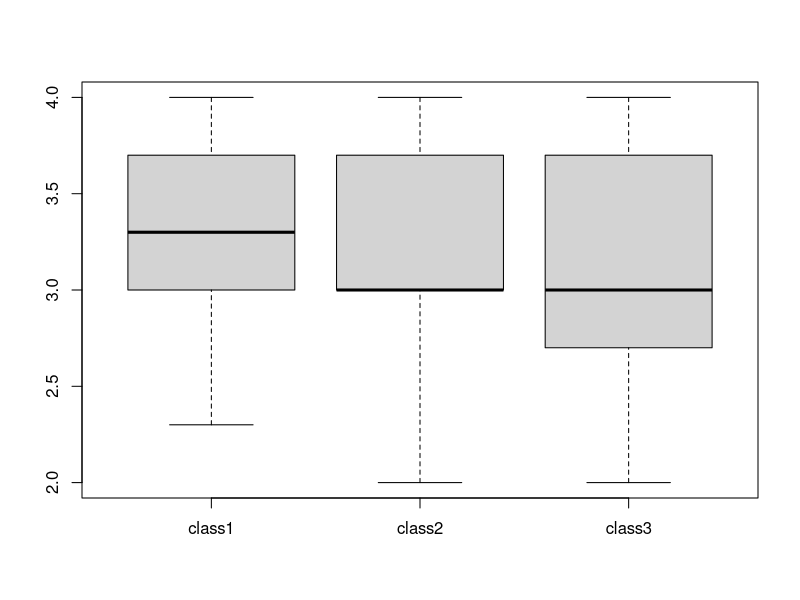
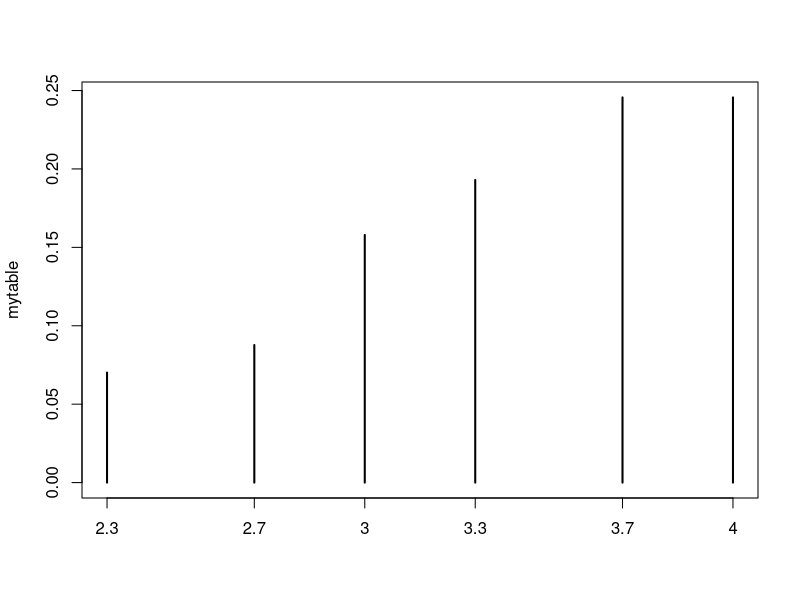
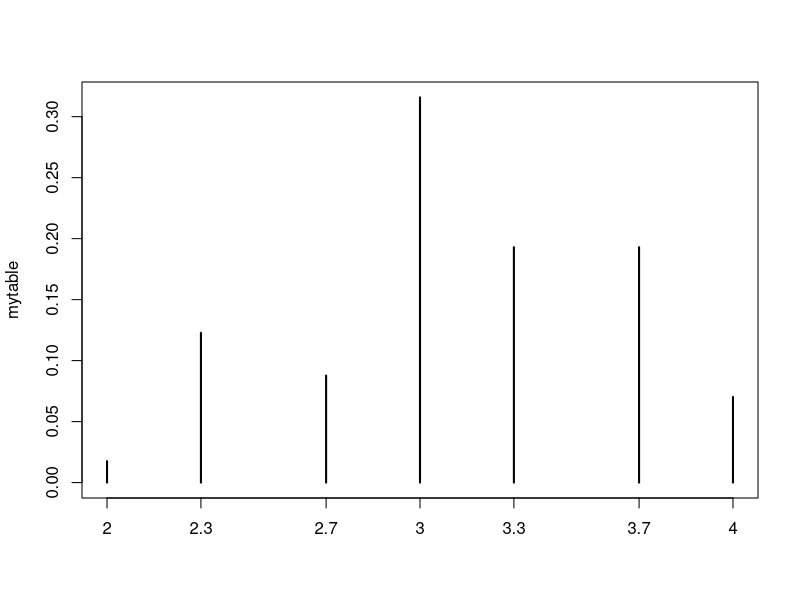
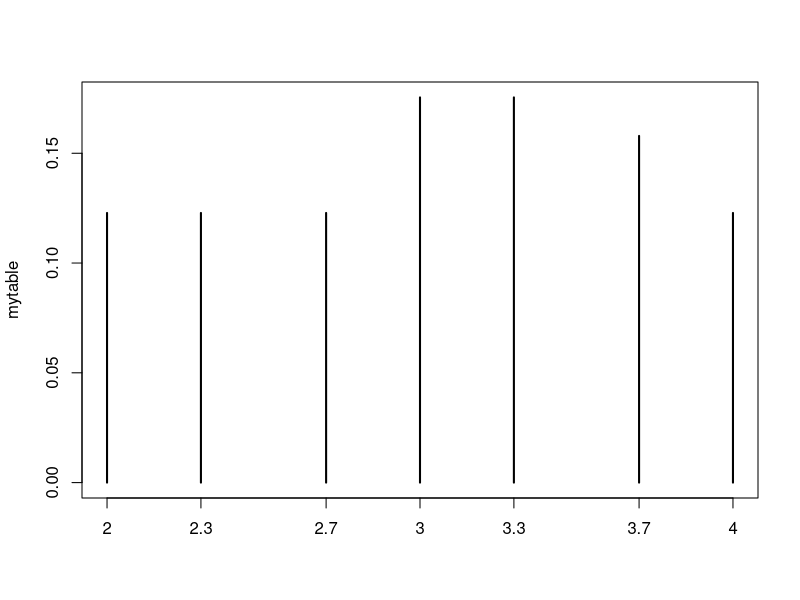

Recreate these plots in R, in order.
#Sameena Bajwa
#CS237
#Lab 1 R Code

#commands that were typed directly into the console

#Problem 7, loading and viewing the csv file
data <- read.csv (file = "grades.csv", head = TRUE, sep = ",")
data 

#Problem 8 - summary of the data
summary (data)

#Problem 9 - standard deviation for each class
sd(data$class1)
sd(data$class2)
sd(data$class3)

#Problem 10 - creating side by side boxplots
boxplot (data)

#Problem 11 - plotting the PMF for each class
mytable <- table(data$class1)
mytable <- (mytable / sum(mytable))
plot(mytable)

mytable <- table(data$class2)
mytable <- (mytable / sum(mytable))
plot(mytable)

mytable <- table(data$class3)
mytable <- (mytable / sum(mytable))
plot(mytable)

